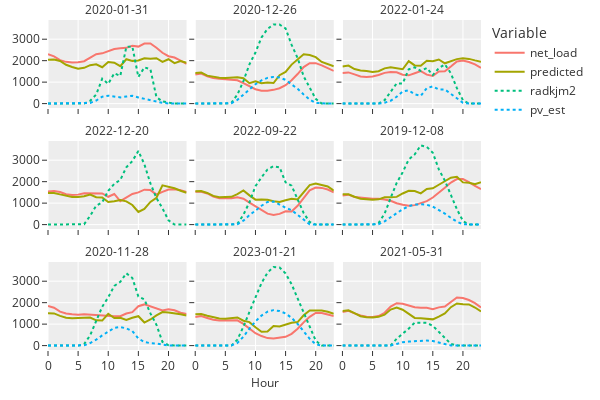

Notebook cell for this chart:
### Code cell
fulldf = df[['datetime', 'radkjm2', 'pv_est']].merge(predictions, on='datetime').set_index('datetime').sort_index()

top_days = fulldf[['Squared Error']].resample('1D').sum().sort_values(
    'Squared Error', ascending=False).head(9).index
top_dates = [str(x)[:10] for x in top_days.values]
top_df = pd.concat([fulldf.loc[td] for td in top_dates]).reset_index()
top_df['date'] = top_df['datetime'].dt.date.astype('str')

line_vars = ['net_load', 'predicted', 'radkjm2', 'pv_est']
id_vars = ['datetime', 'date']
day_plot_df = top_df[line_vars + id_vars].melt(id_vars=id_vars)
day_plot_df['hour'] = day_plot_df['datetime'].dt.hour
day_plot_df['dash'] = day_plot_df['variable'].isin(['pv_est', 'radkjm2'])

fig = px.line(day_plot_df, x='hour', y='value', facet_col='date',
                 facet_col_wrap=3, color='variable', template='ggplot2',
                 width = 600, height = 400, facet_row_spacing=0.1, line_dash='dash')
bad_linenames = ['net_load, False', 'predicted, False', 'radkjm2, True', 'pv_est, True']
line_rename = {k: v for k, v in zip(bad_linenames, line_vars)}
fig.for_each_trace(lambda x: x.update(name = line_rename[x.name]))
fig.update_layout(legend_title_text='Variable', margin=dict(l=20, r=20, t=20, b=50))
fig.update_yaxes(title=None)
fig.update_xaxes(matches=None, title=None)
fig.for_each_annotation(lambda a: a.update(text=a.text.split("=")[-1]))
fig.add_annotation(showarrow=False, xanchor='center', xref='paper', 
    x=0.5, yref='paper', y=-0.13, text='Hour')
fig.write_image('../plots/hgb_residual_plots.png')
fig.show()

### Figure 1 — Plotly figure (JSON) as saved in the notebook; plotly's stock layout.template omitted (floating-point values rounded to 4 significant figures)
{"data": [{"hovertemplate": "variable=net_load<br>dash=False<br>date=2020-01-31<br>hour=%{x}<br>value=%{y}<extra></extra>", "legendgroup": "net_load, False", "line": {"color": "#F8766D", "dash": "solid"}, "marker": {"symbol": "circle"}, "mode": "lines", "name": "net_load", "orientation": "v", "showlegend": true, "type": "scatter", "x": [0, 1, 2, 3, 4, 5, 6, 7, 8, 9, 10, 11, 12, 13, 14, 15, 16, 17, 18, 19, 20, 21, 22, 23], "xaxis": "x7", "y": [2302, 2204.0, 2026.0, 1945, 1912.0, 1923, 1976, 2138.0, 2302.0, 2340.0, 2442.0, 2545, 2578.0, 2598, 2694.0, 2655, 2796.0, 2800, 2601, 2369, 2208.0, 2146.0, 2004.0, 1848.0], "yaxis": "y7"}, {"hovertemplate": "variable=net_load<br>dash=False<br>date=2020-12-26<br>hour=%{x}<br>value=%{y}<extra></extra>", "legendgroup": "net_load, False", "line": {"color": "#F8766D", "dash": "solid"}, "marker": {"symbol": "circle"}, "mode": "lines", "name": "net_load", "orientation": "v", "showlegend": false, "type": "scatter", "x": [0, 1, 2, 3, 4, 5, 6, 7, 8, 9, 10, 11, 12, 13, 14, 15, 16, 17, 18, 19, 20, 21, 22, 23], "xaxis": "x8", "y": [1358, 1403, 1267, 1186.0, 1161, 1142.0, 1128, 1087, 958.5, 800.5, 671.5, 597.5, 593.5, 641, 718, 858, 1092.0, 1376.0, 1704, 1880.0, 1884.0, 1784.0, 1660.0, 1521], "yaxis": "y8"}, {"hovertemplate": "variable=net_load<br>dash=False<br>date=2022-01-24<br>hour=%{x}<br>value=%{y}<extra></extra>", "legendgroup": "net_load, False", "line": {"color": "#F8766D", "dash": "solid"}, "marker": {"symbol": "circle"}, "mode": "lines", "name": "net_load", "orientation": "v", "showlegend": false, "type": "scatter", "x": [0, 1, 2, 3, 4, 5, 6, 7, 8, 9, 10, 11, 12, 13, 14, 15, 16, 17, 18, 19, 20, 21, 22, 23], "xaxis": "x9", "y": [1421, 1453, 1364.0, 1268.0, 1238, 1260.0, 1330, 1432, 1474.0, 1461, 1347, 1317, 1412, 1513, 1350, 1288, 1500.0, 1510.0, 1728.0, 1962.0, 2009, 1940, 1828.0, 1668.0], "yaxis": "y9"}, {"hovertemplate": "variable=net_load<br>dash=False<br>date=2022-12-20<br>hour=%{x}<br>value=%{y}<extra></extra>", "legendgroup": "net_load, False", "line": {"color": "#F8766D", "dash": "solid"}, "marker": {"symbol": "circle"}, "mode": "lines", "name": "net_load", "orientation": "v", "showlegend": false, "type": "scatter", "x": [0, 1, 2, 3, 4, 5, 6, 7, 8, 9, 10, 11, 12, 13, 14, 15, 16, 17, 18, 19, 20, 21, 22, 23], "xaxis": "x4", "y": [1536.0, 1562.0, 1516.0, 1418, 1378.0, 1396.0, 1460, 1458, 1448.0, 1450, 1297, 1427, 1092.0, 1243, 1426, 1500, 1628, 1608.0, 1402, 1523, 1634, 1646, 1606, 1523], "yaxis": "y4"}, {"hovertemplate": "variable=net_load<br>dash=False<br>date=2022-09-22<br>hour=%{x}<br>value=%{y}<extra></extra>", "legendgroup": "net_load, False", "line": {"color": "#F8766D", "dash": "solid"}, "marker": {"symbol": "circle"}, "mode": "lines", "name": "net_load", "orientation": "v", "showlegend": false, "type": "scatter", "x": [0, 1, 2, 3, 4, 5, 6, 7, 8, 9, 10, 11, 12, 13, 14, 15, 16, 17, 18, 19, 20, 21, 22, 23], "xaxis": "x5", "y": [1528.0, 1533, 1452.0, 1311, 1232, 1215, 1227, 1274.0, 1206.0, 1028, 843.5, 681.5, 509, 446, 500.5, 618, 614.5, 876, 1239, 1596, 1724, 1710.0, 1635, 1501], "yaxis": "y5"}, {"hovertemplate": "variable=net_load<br>dash=False<br>date=2019-12-08<br>hour=%{x}<br>value=%{y}<extra></extra>", "legendgroup": "net_load, False", "line": {"color": "#F8766D", "dash": "solid"}, "marker": {"symbol": "circle"}, "mode": "lines", "name": "net_load", "orientation": "v", "showlegend": false, "type": "scatter", "x": [0, 1, 2, 3, 4, 5, 6, 7, 8, 9, 10, 11, 12, 13, 14, 15, 16, 17, 18, 19, 20, 21, 22, 23], "xaxis": "x6", "y": [1360.0, 1394.0, 1286.0, 1253, 1222, 1204.0, 1199, 1173, 1110, 993, 921.5, 877.5, 907.5, 993.5, 1090, 1261, 1470.0, 1715, 1960.0, 2120.0, 2120.0, 1982.0, 1799, 1656.0], "yaxis": "y6"}, {"hovertemplate": "variable=net_load<br>dash=False<br>date=2020-11-28<br>hour=%{x}<br>value=%{y}<extra></extra>", "legendgroup": "net_load, False", "line": {"color": "#F8766D", "dash": "solid"}, "marker": {"symbol": "circle"}, "mode": "lines", "name": "net_load", "orientation": "v", "showlegend": false, "type": "scatter", "x": [0, 1, 2, 3, 4, 5, 6, 7, 8, 9, 10, 11, 12, 13, 14, 15, 16, 17, 18, 19, 20, 21, 22, 23], "xaxis": "x", "y": [1843, 1764, 1582.0, 1494, 1456, 1442, 1464, 1443, 1436.0, 1386.0, 1392.0, 1370.0, 1368.0, 1495, 1560.0, 1834.0, 1918.0, 1820.0, 1716, 1632.0, 1692, 1649, 1529, 1478.0], "yaxis": "y"}, {"hovertemplate": "variable=net_load<br>dash=False<br>date=2023-01-21<br>hour=%{x}<br>value=%{y}<extra></extra>", "legendgroup": "net_load, False", "line": {"color": "#F8766D", "dash": "solid"}, "marker": {"symbol": "circle"}, "mode": "lines", "name": "net_load", "orientation": "v", "showlegend": false, "type": "scatter", "x": [0, 1, 2, 3, 4, 5, 6, 7, 8, 9, 10, 11, 12, 13, 14, 15, 16, 17, 18, 19, 20, 21, 22, 23], "xaxis": "x2", "y": [1336.0, 1376, 1287, 1204.0, 1174.0, 1169, 1178.0, 1177, 1008.0, 792, 576, 444, 350.5, 326, 360, 408, 549, 785.5, 1083, 1340.0, 1519, 1522.0, 1448, 1373], "yaxis": "y2"}, {"hovertemplate": "variable=net_load<br>dash=False<br>date=2021-05-31<br>hour=%{x}<br>value=%{y}<extra></extra>", "legendgroup": "net_load, False", "line": {"color": "#F8766D", "dash": "solid"}, "marker": {"symbol": "circle"}, "mode": "lines", "name": "net_load", "orientation": "v", "showlegend": false, "type": "scatter", "x": [0, 1, 2, 3, 4, 5, 6, 7, 8, 9, 10, 11, 12, 13, 14, 15, 16, 17, 18, 19, 20, 21, 22, 23], "xaxis": "x3", "y": [1566.0, 1622, 1498.0, 1402.0, 1343, 1338.0, 1375, 1528.0, 1814, 1974, 1952.0, 1856.0, 1786, 1762, 1762.0, 1696.0, 1782.0, 1822.0, 2039, 2242.0, 2218, 2123, 1981, 1774.0], "yaxis": "y3"}, {"hovertemplate": "variable=predicted<br>dash=False<br>date=2020-01-31<br>hour=%{x}<br>value=%{y}<extra></extra>", "legendgroup": "predicted, False", "line": {"color": "#A3A500", "dash": "solid"}, "marker": {"symbol": "circle"}, "mode": "lines", "name": "predicted", "orientation": "v", "showlegend": true, "type": "scatter", "x": [0, 1, 2, 3, 4, 5, 6, 7, 8, 9, 10, 11, 12, 13, 14, 15, 16, 17, 18, 19, 20, 21, 22, 23], "xaxis": "x7", "y": [2045.0, 2056.0, 1986.0, 1809.0, 1705.0, 1623.0, 1665.0, 1789.0, 1828.0, 1694.0, 1936.0, 1909.0, 1746.0, 2066.0, 1991.0, 2007.0, 2112.0, 2085.0, 2112.0, 1940.0, 2066.0, 1888.0, 1986.0, 1907.0], "yaxis": "y7"}, {"hovertemplate": "variable=predicted<br>dash=False<br>date=2020-12-26<br>hour=%{x}<br>value=%{y}<extra></extra>", "legendgroup": "predicted, False", "line": {"color": "#A3A500", "dash": "solid"}, "marker": {"symbol": "circle"}, "mode": "lines", "name": "predicted", "orientation": "v", "showlegend": false, "type": "scatter", "x": [0, 1, 2, 3, 4, 5, 6, 7, 8, 9, 10, 11, 12, 13, 14, 15, 16, 17, 18, 19, 20, 21, 22, 23], "xaxis": "x8", "y": [1430.0, 1449.0, 1304.0, 1240.0, 1208.0, 1194.0, 1222.0, 1228.0, 1186.0, 950.6, 1039.0, 949.5, 985.5, 956.4, 1323.0, 1476.0, 1817.0, 2062.0, 2295.0, 2260.0, 2165.0, 1941.0, 1840.0, 1739.0], "yaxis": "y8"}, {"hovertemplate": "variable=predicted<br>dash=False<br>date=2022-01-24<br>hour=%{x}<br>value=%{y}<extra></extra>", "legendgroup": "predicted, False", "line": {"color": "#A3A500", "dash": "solid"}, "marker": {"symbol": "circle"}, "mode": "lines", "name": "predicted", "orientation": "v", "showlegend": false, "type": "scatter", "x": [0, 1, 2, 3, 4, 5, 6, 7, 8, 9, 10, 11, 12, 13, 14, 15, 16, 17, 18, 19, 20, 21, 22, 23], "xaxis": "x9", "y": [1724.0, 1771.0, 1609.0, 1544.0, 1520.0, 1476.0, 1509.0, 1641.0, 1692.0, 1633.0, 1601.0, 1976.0, 1779.0, 1763.0, 1995.0, 1972.0, 2055.0, 1878.0, 1973.0, 2072.0, 2109.0, 2083.0, 2013.0, 1952.0], "yaxis": "y9"}, {"hovertemplate": "variable=predicted<br>dash=False<br>date=2022-12-20<br>hour=%{x}<br>value=%{y}<extra></extra>", "legendgroup": "predicted, False", "line": {"color": "#A3A500", "dash": "solid"}, "marker": {"symbol": "circle"}, "mode": "lines", "name": "predicted", "orientation": "v", "showlegend": false, "type": "scatter", "x": [0, 1, 2, 3, 4, 5, 6, 7, 8, 9, 10, 11, 12, 13, 14, 15, 16, 17, 18, 19, 20, 21, 22, 23], "xaxis": "x4", "y": [1475.0, 1476.0, 1408.0, 1338.0, 1287.0, 1284.0, 1318.0, 1397.0, 1273.0, 1262.0, 1054.0, 1086.0, 1148.0, 1085.0, 912.3, 587.7, 733.3, 1059.0, 1253.0, 1828.0, 1764.0, 1693.0, 1577.0, 1486.0], "yaxis": "y4"}, {"hovertemplate": "variable=predicted<br>dash=False<br>date=2022-09-22<br>hour=%{x}<br>value=%{y}<extra></extra>", "legendgroup": "predicted, False", "line": {"color": "#A3A500", "dash": "solid"}, "marker": {"symbol": "circle"}, "mode": "lines", "name": "predicted", "orientation": "v", "showlegend": false, "type": "scatter", "x": [0, 1, 2, 3, 4, 5, 6, 7, 8, 9, 10, 11, 12, 13, 14, 15, 16, 17, 18, 19, 20, 21, 22, 23], "xaxis": "x5", "y": [1549.0, 1559.0, 1475.0, 1338.0, 1275.0, 1269.0, 1294.0, 1416.0, 1592.0, 1361.0, 1163.0, 1165.0, 1158.0, 1087.0, 1054.0, 1137.0, 1203.0, 1170.0, 1492.0, 1842.0, 1911.0, 1854.0, 1778.0, 1580.0], "yaxis": "y5"}, {"hovertemplate": "variable=predicted<br>dash=False<br>date=2019-12-08<br>hour=%{x}<br>value=%{y}<extra></extra>", "legendgroup": "predicted, False", "line": {"color": "#A3A500", "dash": "solid"}, "marker": {"symbol": "circle"}, "mode": "lines", "name": "predicted", "orientation": "v", "showlegend": false, "type": "scatter", "x": [0, 1, 2, 3, 4, 5, 6, 7, 8, 9, 10, 11, 12, 13, 14, 15, 16, 17, 18, 19, 20, 21, 22, 23], "xaxis": "x6", "y": [1413.0, 1413.0, 1300.0, 1204.0, 1176.0, 1154.0, 1176.0, 1274.0, 1270.0, 1291.0, 1449.0, 1575.0, 1561.0, 1455.0, 1660.0, 1691.0, 1857.0, 2016.0, 2186.0, 2228.0, 1967.0, 1947.0, 1880.0, 1977.0], "yaxis": "y6"}, {"hovertemplate": "variable=predicted<br>dash=False<br>date=2020-11-28<br>hour=%{x}<br>value=%{y}<extra></extra>", "legendgroup": "predicted, False", "line": {"color": "#A3A500", "dash": "solid"}, "marker": {"symbol": "circle"}, "mode": "lines", "name": "predicted", "orientation": "v", "showlegend": false, "type": "scatter", "x": [0, 1, 2, 3, 4, 5, 6, 7, 8, 9, 10, 11, 12, 13, 14, 15, 16, 17, 18, 19, 20, 21, 22, 23], "xaxis": "x", "y": [1504.0, 1500.0, 1386.0, 1295.0, 1277.0, 1290.0, 1269.0, 1308.0, 1179.0, 1165.0, 1482.0, 1286.0, 1295.0, 1199.0, 1295.0, 1368.0, 1074.0, 1218.0, 1409.0, 1562.0, 1546.0, 1521.0, 1464.0, 1398.0], "yaxis": "y"}, {"hovertemplate": "variable=predicted<br>dash=False<br>date=2023-01-21<br>hour=%{x}<br>value=%{y}<extra></extra>", "legendgroup": "predicted, False", "line": {"color": "#A3A500", "dash": "solid"}, "marker": {"symbol": "circle"}, "mode": "lines", "name": "predicted", "orientation": "v", "showlegend": false, "type": "scatter", "x": [0, 1, 2, 3, 4, 5, 6, 7, 8, 9, 10, 11, 12, 13, 14, 15, 16, 17, 18, 19, 20, 21, 22, 23], "xaxis": "x2", "y": [1456.0, 1468.0, 1389.0, 1319.0, 1267.0, 1256.0, 1271.0, 1311.0, 1160.0, 1093.0, 851.4, 640.5, 653.9, 913.2, 890.7, 980.6, 1065.0, 1097.0, 1414.0, 1636.0, 1643.0, 1635.0, 1574.0, 1484.0], "yaxis": "y2"}, {"hovertemplate": "variable=predicted<br>dash=False<br>date=2021-05-31<br>hour=%{x}<br>value=%{y}<extra></extra>", "legendgroup": "predicted, False", "line": {"color": "#A3A500", "dash": "solid"}, "marker": {"symbol": "circle"}, "mode": "lines", "name": "predicted", "orientation": "v", "showlegend": false, "type": "scatter", "x": [0, 1, 2, 3, 4, 5, 6, 7, 8, 9, 10, 11, 12, 13, 14, 15, 16, 17, 18, 19, 20, 21, 22, 23], "xaxis": "x3", "y": [1613.0, 1646.0, 1510.0, 1367.0, 1319.0, 1310.0, 1341.0, 1442.0, 1678.0, 1773.0, 1671.0, 1491.0, 1289.0, 1280.0, 1260.0, 1222.0, 1349.0, 1500.0, 1791.0, 1965.0, 1922.0, 1920.0, 1774.0, 1594.0], "yaxis": "y3"}, {"hovertemplate": "variable=radkjm2<br>dash=True<br>date=2020-01-31<br>hour=%{x}<br>value=%{y}<extra></extra>", "legendgroup": "radkjm2, True", "line": {"color": "#00BF7D", "dash": "dot"}, "marker": {"symbol": "circle"}, "mode": "lines", "name": "radkjm2", "orientation": "v", "showlegend": true, "type": "scatter", "x": [0, 1, 2, 3, 4, 5, 6, 7, 8, 9, 10, 11, 12, 13, 14, 15, 16, 17, 18, 19, 20, 21, 22, 23], "xaxis": "x7", "y": [0, 0, 0, 0, 0, 0, 0, 130, 420, 1160, 920, 1410, 1290, 2640, 2660, 1240, 1690, 1600, 300, 100, 40, 0, 0, 0], "yaxis": "y7"}, {"hovertemplate": "variable=radkjm2<br>dash=True<br>date=2020-12-26<br>hour=%{x}<br>value=%{y}<extra></extra>", "legendgroup": "radkjm2, True", "line": {"color": "#00BF7D", "dash": "dot"}, "marker": {"symbol": "circle"}, "mode": "lines", "name": "radkjm2", "orientation": "v", "showlegend": false, "type": "scatter", "x": [0, 1, 2, 3, 4, 5, 6, 7, 8, 9, 10, 11, 12, 13, 14, 15, 16, 17, 18, 19, 20, 21, 22, 23], "xaxis": "x8", "y": [0, 0, 0, 0, 0, 0, 40, 420, 1050, 1830, 2380, 3080, 3480, 3690, 3680, 3500, 2740, 2120, 1270, 740, 220, 0, 0, 0], "yaxis": "y8"}, {"hovertemplate": "variable=radkjm2<br>dash=True<br>date=2022-01-24<br>hour=%{x}<br>value=%{y}<extra></extra>", "legendgroup": "radkjm2, True", "line": {"color": "#00BF7D", "dash": "dot"}, "marker": {"symbol": "circle"}, "mode": "lines", "name": "radkjm2", "orientation": "v", "showlegend": false, "type": "scatter", "x": [0, 1, 2, 3, 4, 5, 6, 7, 8, 9, 10, 11, 12, 13, 14, 15, 16, 17, 18, 19, 20, 21, 22, 23], "xaxis": "x9", "y": [0, 0, 0, 0, 0, 0, 0, 160, 540, 940, 940, 1600, 1690, 1520, 1660, 1330, 1650, 1830, 1410, 720, 160, 0, 0, 0], "yaxis": "y9"}, {"hovertemplate": "variable=radkjm2<br>dash=True<br>date=2022-12-20<br>hour=%{x}<br>value=%{y}<extra></extra>", "legendgroup": "radkjm2, True", "line": {"color": "#00BF7D", "dash": "dot"}, "marker": {"symbol": "circle"}, "mode": "lines", "name": "radkjm2", "orientation": "v", "showlegend": false, "type": "scatter", "x": [0, 1, 2, 3, 4, 5, 6, 7, 8, 9, 10, 11, 12, 13, 14, 15, 16, 17, 18, 19, 20, 21, 22, 23], "xaxis": "x4", "y": [0, 0, 0, 0, 0, 0, 20, 410, 880, 1040, 1570, 1900, 2080, 2670, 2960, 3430, 2810, 1920, 1240, 760, 200, 0, 0, 0], "yaxis": "y4"}, {"hovertemplate": "variable=radkjm2<br>dash=True<br>date=2022-09-22<br>hour=%{x}<br>value=%{y}<extra></extra>", "legendgroup": "radkjm2, True", "line": {"color": "#00BF7D", "dash": "dot"}, "marker": {"symbol": "circle"}, "mode": "lines", "name": "radkjm2", "orientation": "v", "showlegend": false, "type": "scatter", "x": [0, 1, 2, 3, 4, 5, 6, 7, 8, 9, 10, 11, 12, 13, 14, 15, 16, 17, 18, 19, 20, 21, 22, 23], "xaxis": "x5", "y": [0, 0, 0, 0, 0, 0, 0, 40, 460, 1040, 1790, 2200, 2570, 2720, 2670, 1970, 1810, 1170, 540, 120, 0, 0, 0, 0], "yaxis": "y5"}, {"hovertemplate": "variable=radkjm2<br>dash=True<br>date=2019-12-08<br>hour=%{x}<br>value=%{y}<extra></extra>", "legendgroup": "radkjm2, True", "line": {"color": "#00BF7D", "dash": "dot"}, "marker": {"symbol": "circle"}, "mode": "lines", "name": "radkjm2", "orientation": "v", "showlegend": false, "type": "scatter", "x": [0, 1, 2, 3, 4, 5, 6, 7, 8, 9, 10, 11, 12, 13, 14, 15, 16, 17, 18, 19, 20, 21, 22, 23], "xaxis": "x6", "y": [0, 0, 0, 0, 0, 0, 70, 510, 1240, 1940, 2440, 3030, 3270, 3690, 3620, 3350, 2570, 2050, 1380, 720, 170, 0, 0, 0], "yaxis": "y6"}, {"hovertemplate": "variable=radkjm2<br>dash=True<br>date=2020-11-28<br>hour=%{x}<br>value=%{y}<extra></extra>", "legendgroup": "radkjm2, True", "line": {"color": "#00BF7D", "dash": "dot"}, "marker": {"symbol": "circle"}, "mode": "lines", "name": "radkjm2", "orientation": "v", "showlegend": false, "type": "scatter", "x": [0, 1, 2, 3, 4, 5, 6, 7, 8, 9, 10, 11, 12, 13, 14, 15, 16, 17, 18, 19, 20, 21, 22, 23], "xaxis": "x", "y": [0, 0, 0, 0, 0, 0, 70, 480, 1150, 1810, 2250, 2780, 2970, 3370, 3150, 2290, 2150, 1500, 970, 170, 20, 0, 0, 0], "yaxis": "y"}, {"hovertemplate": "variable=radkjm2<br>dash=True<br>date=2023-01-21<br>hour=%{x}<br>value=%{y}<extra></extra>", "legendgroup": "radkjm2, True", "line": {"color": "#00BF7D", "dash": "dot"}, "marker": {"symbol": "circle"}, "mode": "lines", "name": "radkjm2", "orientation": "v", "showlegend": false, "type": "scatter", "x": [0, 1, 2, 3, 4, 5, 6, 7, 8, 9, 10, 11, 12, 13, 14, 15, 16, 17, 18, 19, 20, 21, 22, 23], "xaxis": "x2", "y": [0, 0, 0, 0, 0, 0, 0, 280, 880, 1570, 2280, 2910, 3400, 3660, 3640, 3360, 2860, 2200, 1490, 810, 230, 0, 0, 0], "yaxis": "y2"}, {"hovertemplate": "variable=radkjm2<br>dash=True<br>date=2021-05-31<br>hour=%{x}<br>value=%{y}<extra></extra>", "legendgroup": "radkjm2, True", "line": {"color": "#00BF7D", "dash": "dot"}, "marker": {"symbol": "circle"}, "mode": "lines", "name": "radkjm2", "orientation": "v", "showlegend": false, "type": "scatter", "x": [0, 1, 2, 3, 4, 5, 6, 7, 8, 9, 10, 11, 12, 13, 14, 15, 16, 17, 18, 19, 20, 21, 22, 23], "xaxis": "x3", "y": [0, 0, 0, 0, 0, 0, 0, 0, 10, 320, 550, 790, 1070, 1070, 1060, 920, 630, 360, 80, 0, 0, 0, 0, 0], "yaxis": "y3"}, {"hovertemplate": "variable=pv_est<br>dash=True<br>date=2020-01-31<br>hour=%{x}<br>value=%{y}<extra></extra>", "legendgroup": "pv_est, True", "line": {"color": "#00B0F6", "dash": "dot"}, "marker": {"symbol": "circle"}, "mode": "lines", "name": "pv_est", "orientation": "v", "showlegend": true, "type": "scatter", "x": [0, 1, 2, 3, 4, 5, 6, 7, 8, 9, 10, 11, 12, 13, 14, 15, 16, 17, 18, 19, 20, 21, 22, 23], "xaxis": "x7", "y": [0, 0, 0, 0, 0, 0, 0.419, 32.64, 144.3, 318.4, 369.0, 320.3, 289.6, 326.5, 368.3, 286.7, 216.2, 165.7, 77.62, 34.27, 8.764, 0, 0, 0], "yaxis": "y7"}, {"hovertemplate": "variable=pv_est<br>dash=True<br>date=2020-12-26<br>hour=%{x}<br>value=%{y}<extra></extra>", "legendgroup": "pv_est, True", "line": {"color": "#00B0F6", "dash": "dot"}, "marker": {"symbol": "circle"}, "mode": "lines", "name": "pv_est", "orientation": "v", "showlegend": false, "type": "scatter", "x": [0, 1, 2, 3, 4, 5, 6, 7, 8, 9, 10, 11, 12, 13, 14, 15, 16, 17, 18, 19, 20, 21, 22, 23], "xaxis": "x8", "y": [0, 0, 0, 0, 0, 0, 21.41, 173.7, 417.0, 672.4, 902.0, 1083.0, 1199.0, 1242.0, 1212.0, 1105.0, 908.6, 685.6, 427.3, 185.3, 33.3, 0, 0, 0], "yaxis": "y8"}, {"hovertemplate": "variable=pv_est<br>dash=True<br>date=2022-01-24<br>hour=%{x}<br>value=%{y}<extra></extra>", "legendgroup": "pv_est, True", "line": {"color": "#00B0F6", "dash": "dot"}, "marker": {"symbol": "circle"}, "mode": "lines", "name": "pv_est", "orientation": "v", "showlegend": false, "type": "scatter", "x": [0, 1, 2, 3, 4, 5, 6, 7, 8, 9, 10, 11, 12, 13, 14, 15, 16, 17, 18, 19, 20, 21, 22, 23], "xaxis": "x9", "y": [0, 0, 0, 0, 0, 0, 1.549, 41.01, 131.0, 318.1, 562.3, 617.8, 428.8, 359.4, 722.2, 802.9, 655.7, 660.4, 466.5, 231.9, 39.09, 0, 0, 0], "yaxis": "y9"}, {"hovertemplate": "variable=pv_est<br>dash=True<br>date=2022-12-20<br>hour=%{x}<br>value=%{y}<extra></extra>", "legendgroup": "pv_est, True", "line": {"color": "#00B0F6", "dash": "dot"}, "marker": {"symbol": "circle"}, "mode": "lines", "name": "pv_est", "orientation": "v", "showlegend": false, "type": "scatter", "x": [0, 1, 2, 3, 4, 5, 6, 7, 8, 9, 10, 11, 12, 13, 14, 15, 16, 17, 18, 19, 20, 21, 22, 23], "xaxis": "x4", "y": [null, null, null, null, null, null, null, null, null, null, null, null, null, null, null, null, null, null, null, null, null, null, null, null], "yaxis": "y4"}, {"hovertemplate": "variable=pv_est<br>dash=True<br>date=2022-09-22<br>hour=%{x}<br>value=%{y}<extra></extra>", "legendgroup": "pv_est, True", "line": {"color": "#00B0F6", "dash": "dot"}, "marker": {"symbol": "circle"}, "mode": "lines", "name": "pv_est", "orientation": "v", "showlegend": false, "type": "scatter", "x": [0, 1, 2, 3, 4, 5, 6, 7, 8, 9, 10, 11, 12, 13, 14, 15, 16, 17, 18, 19, 20, 21, 22, 23], "xaxis": "x5", "y": [0, 0, 0, 0, 0, 0, 0, 17.18, 184.2, 441.6, 650.8, 876.6, 1054.0, 1073.0, 932.7, 781.4, 673.0, 445.4, 197.6, 14.39, 0, 0, 0, 0], "yaxis": "y5"}, {"hovertemplate": "variable=pv_est<br>dash=True<br>date=2019-12-08<br>hour=%{x}<br>value=%{y}<extra></extra>", "legendgroup": "pv_est, True", "line": {"color": "#00B0F6", "dash": "dot"}, "marker": {"symbol": "circle"}, "mode": "lines", "name": "pv_est", "orientation": "v", "showlegend": false, "type": "scatter", "x": [0, 1, 2, 3, 4, 5, 6, 7, 8, 9, 10, 11, 12, 13, 14, 15, 16, 17, 18, 19, 20, 21, 22, 23], "xaxis": "x6", "y": [0, 0, 0, 0, 0, 0, 18.73, 152.8, 346.9, 543.6, 719.5, 855.9, 930.2, 950.5, 922.8, 833.0, 690.1, 512.0, 315.6, 136.0, 15.83, 0, 0, 0], "yaxis": "y6"}, {"hovertemplate": "variable=pv_est<br>dash=True<br>date=2020-11-28<br>hour=%{x}<br>value=%{y}<extra></extra>", "legendgroup": "pv_est, True", "line": {"color": "#00B0F6", "dash": "dot"}, "marker": {"symbol": "circle"}, "mode": "lines", "name": "pv_est", "orientation": "v", "showlegend": false, "type": "scatter", "x": [0, 1, 2, 3, 4, 5, 6, 7, 8, 9, 10, 11, 12, 13, 14, 15, 16, 17, 18, 19, 20, 21, 22, 23], "xaxis": "x", "y": [0, 0, 0, 0, 0, 0, 11.6, 120.2, 275.3, 473.6, 653.0, 826.0, 864.9, 803.6, 673.1, 332.8, 166.8, 113.8, 98.73, 52.97, 7.417, 0, 0, 0], "yaxis": "y"}, {"hovertemplate": "variable=pv_est<br>dash=True<br>date=2023-01-21<br>hour=%{x}<br>value=%{y}<extra></extra>", "legendgroup": "pv_est, True", "line": {"color": "#00B0F6", "dash": "dot"}, "marker": {"symbol": "circle"}, "mode": "lines", "name": "pv_est", "orientation": "v", "showlegend": false, "type": "scatter", "x": [0, 1, 2, 3, 4, 5, 6, 7, 8, 9, 10, 11, 12, 13, 14, 15, 16, 17, 18, 19, 20, 21, 22, 23], "xaxis": "x2", "y": [0, 0, 0, 0, 0, 0, 4.721, 121.0, 414.6, 791.0, 1127.0, 1400.0, 1578.0, 1652.0, 1610.0, 1495.0, 1294.0, 1009.0, 667.9, 318.3, 58.81, 0, 0, 0], "yaxis": "y2"}, {"hovertemplate": "variable=pv_est<br>dash=True<br>date=2021-05-31<br>hour=%{x}<br>value=%{y}<extra></extra>", "legendgroup": "pv_est, True", "line": {"color": "#00B0F6", "dash": "dot"}, "marker": {"symbol": "circle"}, "mode": "lines", "name": "pv_est", "orientation": "v", "showlegend": false, "type": "scatter", "x": [0, 1, 2, 3, 4, 5, 6, 7, 8, 9, 10, 11, 12, 13, 14, 15, 16, 17, 18, 19, 20, 21, 22, 23], "xaxis": "x3", "y": [0, 0, 0, 0, 0, 0, 0, 0, 2.256, 76.45, 157.3, 188.7, 204.5, 245.3, 233.9, 211.0, 124.6, 72.55, 9.389, 0, 0, 0, 0, 0], "yaxis": "y3"}], "layout": {"annotations": [{"showarrow": false, "text": "2020-11-28", "x": 0.16, "xanchor": "center", "xref": "paper", "y": 0.2667, "yanchor": "bottom", "yref": "paper"}, {"showarrow": false, "text": "2023-01-21", "x": 0.5, "xanchor": "center", "xref": "paper", "y": 0.2667, "yanchor": "bottom", "yref": "paper"}, {"showarrow": false, "text": "2021-05-31", "x": 0.84, "xanchor": "center", "xref": "paper", "y": 0.2667, "yanchor": "bottom", "yref": "paper"}, {"showarrow": false, "text": "2022-12-20", "x": 0.16, "xanchor": "center", "xref": "paper", "y": 0.6333, "yanchor": "bottom", "yref": "paper"}, {"showarrow": false, "text": "2022-09-22", "x": 0.5, "xanchor": "center", "xref": "paper", "y": 0.6333, "yanchor": "bottom", "yref": "paper"}, {"showarrow": false, "text": "2019-12-08", "x": 0.84, "xanchor": "center", "xref": "paper", "y": 0.6333, "yanchor": "bottom", "yref": "paper"}, {"showarrow": false, "text": "2020-01-31", "x": 0.16, "xanchor": "center", "xref": "paper", "y": 1, "yanchor": "bottom", "yref": "paper"}, {"showarrow": false, "text": "2020-12-26", "x": 0.5, "xanchor": "center", "xref": "paper", "y": 1, "yanchor": "bottom", "yref": "paper"}, {"showarrow": false, "text": "2022-01-24", "x": 0.84, "xanchor": "center", "xref": "paper", "y": 1, "yanchor": "bottom", "yref": "paper"}, {"showarrow": false, "text": "Hour", "x": 0.5, "xanchor": "center", "xref": "paper", "y": -0.13, "yref": "paper"}], "height": 400, "legend": {"title": {"text": "Variable"}, "tracegroupgap": 0}, "margin": {"b": 50, "l": 20, "r": 20, "t": 20}, "width": 600, "xaxis": {"anchor": "y", "domain": [0, 0.32], "title": {}}, "xaxis2": {"anchor": "y2", "domain": [0.34, 0.66], "title": {}}, "xaxis3": {"anchor": "y3", "domain": [0.68, 1.0], "title": {}}, "xaxis4": {"anchor": "y4", "domain": [0, 0.32], "showticklabels": false, "title": {}}, "xaxis5": {"anchor": "y5", "domain": [0.34, 0.66], "showticklabels": false, "title": {}}, "xaxis6": {"anchor": "y6", "domain": [0.68, 1.0], "showticklabels": false, "title": {}}, "xaxis7": {"anchor": "y7", "domain": [0, 0.32], "showticklabels": false, "title": {}}, "xaxis8": {"anchor": "y8", "domain": [0.34, 0.66], "showticklabels": false, "title": {}}, "xaxis9": {"anchor": "y9", "domain": [0.68, 1.0], "showticklabels": false, "title": {}}, "yaxis": {"anchor": "x", "domain": [0, 0.2667], "title": {}}, "yaxis2": {"anchor": "x2", "domain": [0, 0.2667], "matches": "y", "showticklabels": false, "title": {}}, "yaxis3": {"anchor": "x3", "domain": [0, 0.2667], "matches": "y", "showticklabels": false, "title": {}}, "yaxis4": {"anchor": "x4", "domain": [0.3667, 0.6333], "matches": "y", "title": {}}, "yaxis5": {"anchor": "x5", "domain": [0.3667, 0.6333], "matches": "y", "showticklabels": false, "title": {}}, "yaxis6": {"anchor": "x6", "domain": [0.3667, 0.6333], "matches": "y", "showticklabels": false, "title": {}}, "yaxis7": {"anchor": "x7", "domain": [0.7333, 1], "matches": "y", "title": {}}, "yaxis8": {"anchor": "x8", "domain": [0.7333, 1], "matches": "y", "showticklabels": false, "title": {}}, "yaxis9": {"anchor": "x9", "domain": [0.7333, 1], "matches": "y", "showticklabels": false, "title": {}}}}
